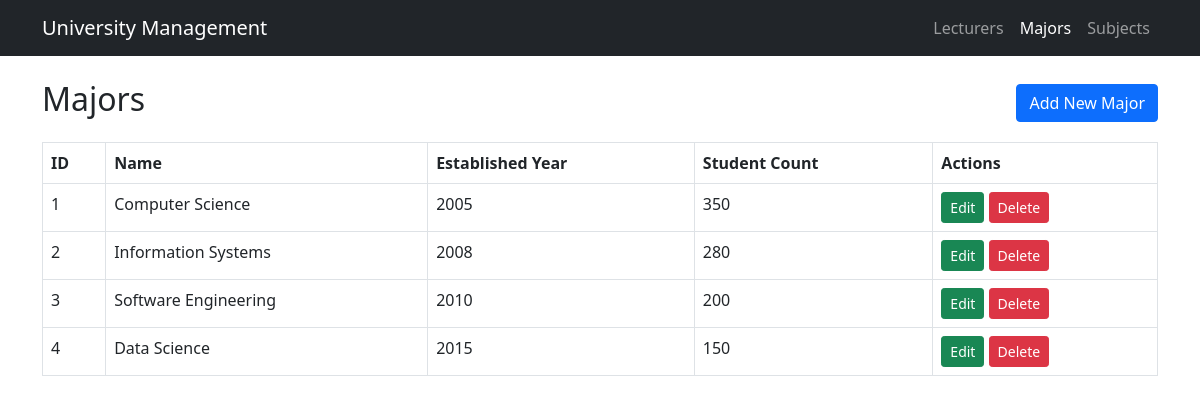
Page /tp_mvc25/index.php?page=majors on the committed database.
### tables this page shows
CREATE TABLE `majors` (
  `id` int(11) NOT NULL,
  `name` varchar(100) NOT NULL,
  `established_year` year(4) NOT NULL,
  `student_count` int(11) DEFAULT 0,
  `created_at` timestamp NOT NULL DEFAULT current_timestamp()
);

### tp_mvc25/controllers/MajorController.php (called while the page is built, shortened)
<?php
include_once "models/Major.php";
class MajorController
{
    private $model;
    public function __construct($conn){
        $this->model = new Major($conn);
    }
    public function index(){
        return $this->model->getAll();
    }
}
?>

### tp_mvc25/models/Major.php (called while the page is built, shortened)
<?php
class Major
{
    private $conn;
    public function __construct($db){
        $this->conn = $db;
    }
    public function getAll(){
        $sql = "SELECT * FROM majors";
        return $this->conn->query($sql);
    }
}
?>

### tp_mvc25/views/MajorViews.php (the view, shortened to what this page needs)
<?php
$majorController = new MajorController($conn);
$action = $_GET['action'] ?? 'index';
$id = $_GET['id'] ?? null;
$result = $majorController->index();
$majors = [];
while ($r = $result->fetch_assoc()) {
    $majors[] = $r;
}
$major = null;
?>
<?php include "templates/header.php"; ?>
<?php if (in_array($action, ['create', 'edit'])): ?>
    <h2><?= $action === 'create' ? 'Create' : 'Edit' ?> Major</h2>
    <form method="post" action="index.php?page=majors&action=<?= $action ?><?= $id ? '&id='.$id : '' ?>">
        <?php if ($action === 'edit'): ?>
            <input type="hidden" name="id" value="<?= $major['id'] ?>">
        <?php endif; ?>
        <div class="mb-3">
            <label class="form-label">Name</label>
            <input type="text" name="name" class="form-control" value="<?= $major['name'] ?? '' ?>" required>
        </div>
        <div class="mb-3">
            <label class="form-label">Established Year</label>
            <input type="number" name="established_year" class="form-control"
                   value="<?= $major['established_year'] ?? '' ?>" min="1900" max="2030" required>
        </div>
        <div class="mb-3">
            <label class="form-label">Student Count</label>
            <input type="number" name="student_count" class="form-control"
                   value="<?= $major['student_count'] ?? 0 ?>" min="0" required>
        </div>
        <?php
        $submit_label = $action === 'create' ? 'Create' : 'Update';
        include "templates/form_actions.php";
        ?>
    </form>
<?php else: ?>
    <div class="d-flex justify-content-between align-items-center mb-3">
        <h2>Majors</h2>
        <a href="index.php?page=majors&action=create" class="btn btn-primary">Add New Major</a>
    </div>
    <table class="table table-bordered">
        <thead>
            <tr>
                <th>ID</th>
                <th>Name</th>
                <th>Established Year</th>
                <th>Student Count</th>
                <th>Actions</th>
            </tr>
        </thead>
        <tbody>
        <?php foreach ($majors as $m): ?>
            <tr>
                <td><?= $m["id"] ?></td>
                <td><?= $m["name"] ?></td>
                <td><?= $m["established_year"] ?></td>
                <td><?= $m["student_count"] ?></td>
                <?php
                $page = "majors";
                $id = $m["id"];
                include "templates/table_actions.php";
                ?>
            </tr>
        <?php endforeach; ?>
        </tbody>
    </table>
<?php endif; ?>
<?php include "templates/footer.php"; ?>

### tp_mvc25/templates/table_actions.php
<td>
    <a href="index.php?page=<?= $page ?>&action=edit&id=<?= $id ?>" class="btn btn-success btn-sm">Edit</a>
    <a href="index.php?page=<?= $page ?>&action=delete&id=<?= $id ?>"
       class="btn btn-danger btn-sm"
       onclick="return confirmDelete()">Delete</a>
</td>

### rows in the picture
majors: id "1", name "Computer Science", established_year "2005", student_count "350"
majors: id "2", name "Information Systems", established_year "2008", student_count "280"
majors: id "3", name "Software Engineering", established_year "2010", student_count "200"
majors: id "4", name "Data Science", established_year "2015", student_count "150"
